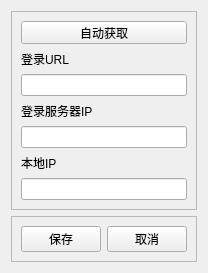
<?xml version="1.0" encoding="UTF-8"?>
<ui version="4.0">
 <class>sac_settings</class>
 <widget class="QWidget" name="sac_settings">
  <property name="geometry">
   <rect>
    <x>0</x>
    <y>0</y>
    <width>194</width>
    <height>266</height>
   </rect>
  </property>
  <property name="sizePolicy">
   <sizepolicy hsizetype="Fixed" vsizetype="Fixed">
    <horstretch>0</horstretch>
    <verstretch>0</verstretch>
   </sizepolicy>
  </property>
  <property name="windowTitle">
   <string>Form</string>
  </property>
  <layout class="QGridLayout" name="gridLayout">
   <item row="0" column="0">
    <widget class="QFrame" name="frame">
     <property name="minimumSize">
      <size>
       <width>0</width>
       <height>199</height>
      </size>
     </property>
     <property name="frameShape">
      <enum>QFrame::StyledPanel</enum>
     </property>
     <property name="frameShadow">
      <enum>QFrame::Raised</enum>
     </property>
     <layout class="QVBoxLayout" name="verticalLayout">
      <item>
       <widget class="QPushButton" name="pushButton_3">
        <property name="text">
         <string>自动获取</string>
        </property>
       </widget>
      </item>
      <item>
       <widget class="QLabel" name="label">
        <property name="text">
         <string>登录URL</string>
        </property>
       </widget>
      </item>
      <item>
       <widget class="QLineEdit" name="lineEdit"/>
      </item>
      <item>
       <widget class="QLabel" name="label_2">
        <property name="text">
         <string>登录服务器IP</string>
        </property>
       </widget>
      </item>
      <item>
       <widget class="QLineEdit" name="lineEdit_2"/>
      </item>
      <item>
       <widget class="QLabel" name="label_3">
        <property name="text">
         <string>本地IP</string>
        </property>
       </widget>
      </item>
      <item>
       <widget class="QLineEdit" name="lineEdit_3"/>
      </item>
     </layout>
    </widget>
   </item>
   <item row="1" column="0">
    <widget class="QFrame" name="frame_2">
     <property name="frameShape">
      <enum>QFrame::StyledPanel</enum>
     </property>
     <property name="frameShadow">
      <enum>QFrame::Raised</enum>
     </property>
     <layout class="QHBoxLayout" name="horizontalLayout">
      <item>
       <widget class="QPushButton" name="pushButton">
        <property name="text">
         <string>保存</string>
        </property>
       </widget>
      </item>
      <item>
       <widget class="QPushButton" name="pushButton_2">
        <property name="text">
         <string>取消</string>
        </property>
       </widget>
      </item>
     </layout>
    </widget>
   </item>
  </layout>
 </widget>
 <resources/>
 <connections/>
</ui>
